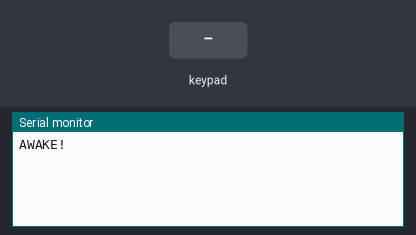
The sketch below on a simulated ESP32. Parts: the last lines printed to the serial monitor. The test bench sets the inputs (shaded band).

Above: at 1.2 s.
1.3 s: key 'E' pressed
At 2.3 s:
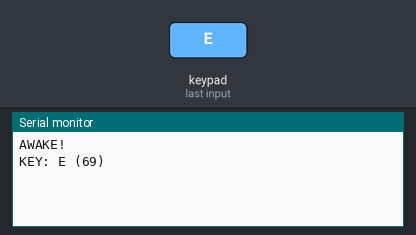
2.8 s: key 'b' pressed
At 3.4 s:
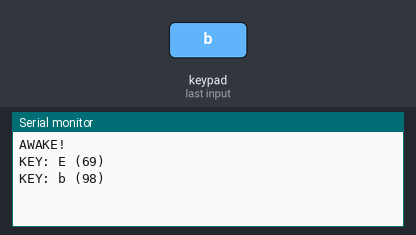
4.3 s: key 'c' pressed
At 4.8 s:
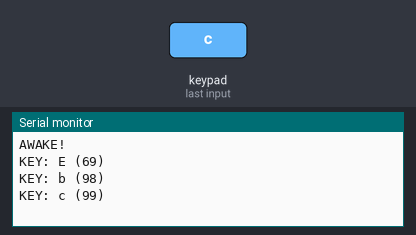
5.8 s: key 'd' pressed
At 7.0 s:
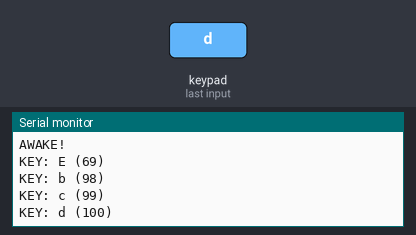
7.3 s: key 'e' pressed
At 8.0 s:
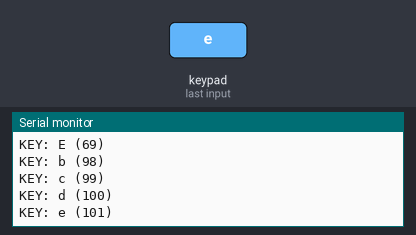
8.8 s: key 'f' pressed
At 9.4 s:
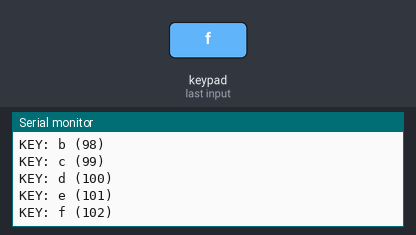

The sketch:

CustomKeypad.ino
```cpp
/* @file CustomKeypad.pde
|| @version 1.0
|| @author Alexander Brevig
|| @contact alexanderbrevig@gmail.com
||
|| @description
|| | Demonstrates changing the keypad size and key values.
|| #
*/
#include <Keypad.h>

#define EXIT   2
#define CLEAR 20
#define SHIFT 12
#define ROWS   3
#define COLS   10

char keys[ROWS][COLS] = {
  {'E','b','c','d','e','f','g','h','i','j'},
  {'k','l','m','n','o','p','q','r','s','C'},
  {'u','v','w','x','y','z','1','2','3','4'}
};
byte rowPins[ROWS] = {23,22,21};
byte colPins[COLS] = {20,19,18,17,16,15,14,13,12,11};

bool exitPressed = false;
bool clearPressed = false;
bool shiftPressed = false;

Keypad customKeypad = Keypad( makeKeymap(keys), rowPins, colPins, ROWS, COLS);


void(* resetFunc) (void) = 0;//declare reset function at address 0

void clearFunc() { Serial.println("User pressed clear."); }

void shiftFunc() { Serial.println("User pressed shift."); }

void setup(){
  Serial.begin(115200);
  pinMode(EXIT, INPUT_PULLUP);
  pinMode(CLEAR, INPUT_PULLUP);
  pinMode(SHIFT, INPUT_PULLUP);

  while (!(Serial)) {}
  Serial.println("AWAKE!");

//  for (int i=0; i<ROWS; i++) {
//   pinMode(rowPins[i], INPUT);
//  }
//  for (int i=0; i<COLS; i++) {
//   pinMode(colPins[i], INPUT);
//  }
}

void loop(){
  char customKey = customKeypad.getKey();
  // if (digitalRead(EXIT) == 0) resetFunc();
  // if (digitalRead(CLEAR) == 0) clearFunc();
  // if (digitalRead(SHIFT) == 0) shiftFunc();
  if (customKey){
    Serial.printf("KEY: %c (%d)\n", customKey, customKey);
  }

//resetFunc(); //call reset
}
```

Measured:
- after the input at 1.3 s, the serial monitor: prints a new line at once (image 1)
- after the input at 2.8 s, the serial monitor: prints a new line at once (image 2)
- after the input at 4.3 s, the serial monitor: prints a new line at once (image 3)
- after the input at 5.8 s, the serial monitor: prints a new line at once (image 4)
- after the input at 7.3 s, the serial monitor: prints a new line at once (image 5)
- after the input at 8.8 s, the serial monitor: prints a new line at once (image 6)
